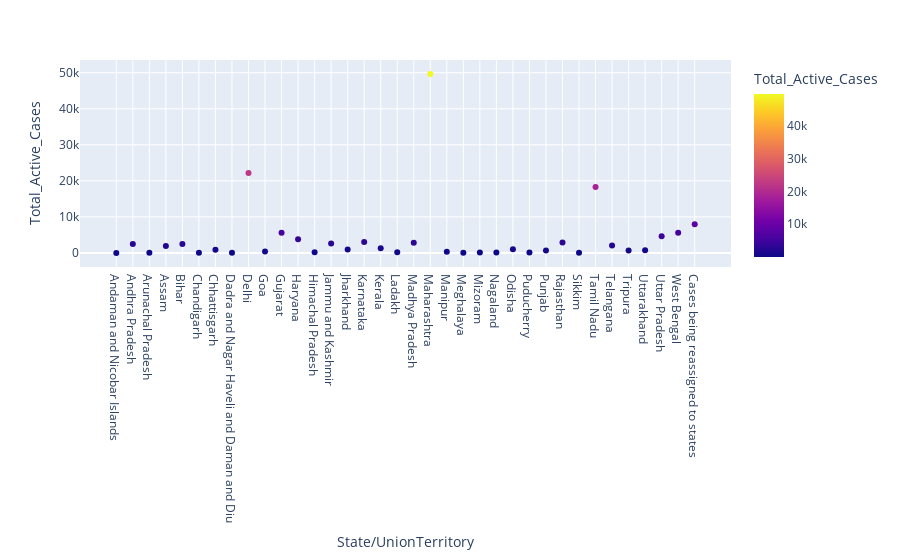

Source (notebook cell):
### Code cell
px.scatter(df_cases_beds_map, x='State/UnionTerritory', y='Total_Active_Cases', color='Total_Active_Cases')

### Figure 1 — Plotly figure (JSON) as saved in the notebook; plotly's stock layout.template omitted (floating-point values rounded to 4 significant figures)
{"data": [{"hoverlabel": {"namelength": 0}, "hovertemplate": "State/UnionTerritory=%{x}<br>Total_Active_Cases=%{marker.color}", "legendgroup": "", "marker": {"color": [5, 2495, 63, 1953, 2480, 43, 873, 28, 22212, 394, 5619, 3789, 183, 2591, 937, 2997, 1303, 176, 2802, 49628, 308, 21, 103, 107, 1014, 88, 641, 2898, 61, 18284, 2032, 682, 756, 4642, 5587, 7984], "coloraxis": "coloraxis", "symbol": "circle"}, "mode": "markers", "name": "", "showlegend": false, "type": "scatter", "x": ["Andaman and Nicobar Islands", "Andhra Pradesh", "Arunachal Pradesh", "Assam", "Bihar", "Chandigarh", "Chhattisgarh", "Dadra and Nagar Haveli and Daman and Diu", "Delhi", "Goa", "Gujarat", "Haryana", "Himachal Pradesh", "Jammu and Kashmir", "Jharkhand", "Karnataka", "Kerala", "Ladakh", "Madhya Pradesh", "Maharashtra", "Manipur", "Meghalaya", "Mizoram", "Nagaland", "Odisha", "Puducherry", "Punjab", "Rajasthan", "Sikkim", "Tamil Nadu", "Telangana", "Tripura", "Uttarakhand", "Uttar Pradesh", "West Bengal", "Cases being reassigned to states"], "xaxis": "x", "y": [5, 2495, 63, 1953, 2480, 43, 873, 28, 22212, 394, 5619, 3789, 183, 2591, 937, 2997, 1303, 176, 2802, 49628, 308, 21, 103, 107, 1014, 88, 641, 2898, 61, 18284, 2032, 682, 756, 4642, 5587, 7984], "yaxis": "y"}], "layout": {"coloraxis": {"colorbar": {"title": {"text": "Total_Active_Cases"}}, "colorscale": [[0, "#0d0887"], [0.1111, "#46039f"], [0.2222, "#7201a8"], [0.3333, "#9c179e"], [0.4444, "#bd3786"], [0.5556, "#d8576b"], [0.6667, "#ed7953"], [0.7778, "#fb9f3a"], [0.8889, "#fdca26"], [1, "#f0f921"]]}, "legend": {"tracegroupgap": 0}, "margin": {"t": 60}, "xaxis": {"anchor": "y", "domain": [0, 1], "title": {"text": "State/UnionTerritory"}}, "yaxis": {"anchor": "x", "domain": [0, 1], "title": {"text": "Total_Active_Cases"}}}}
